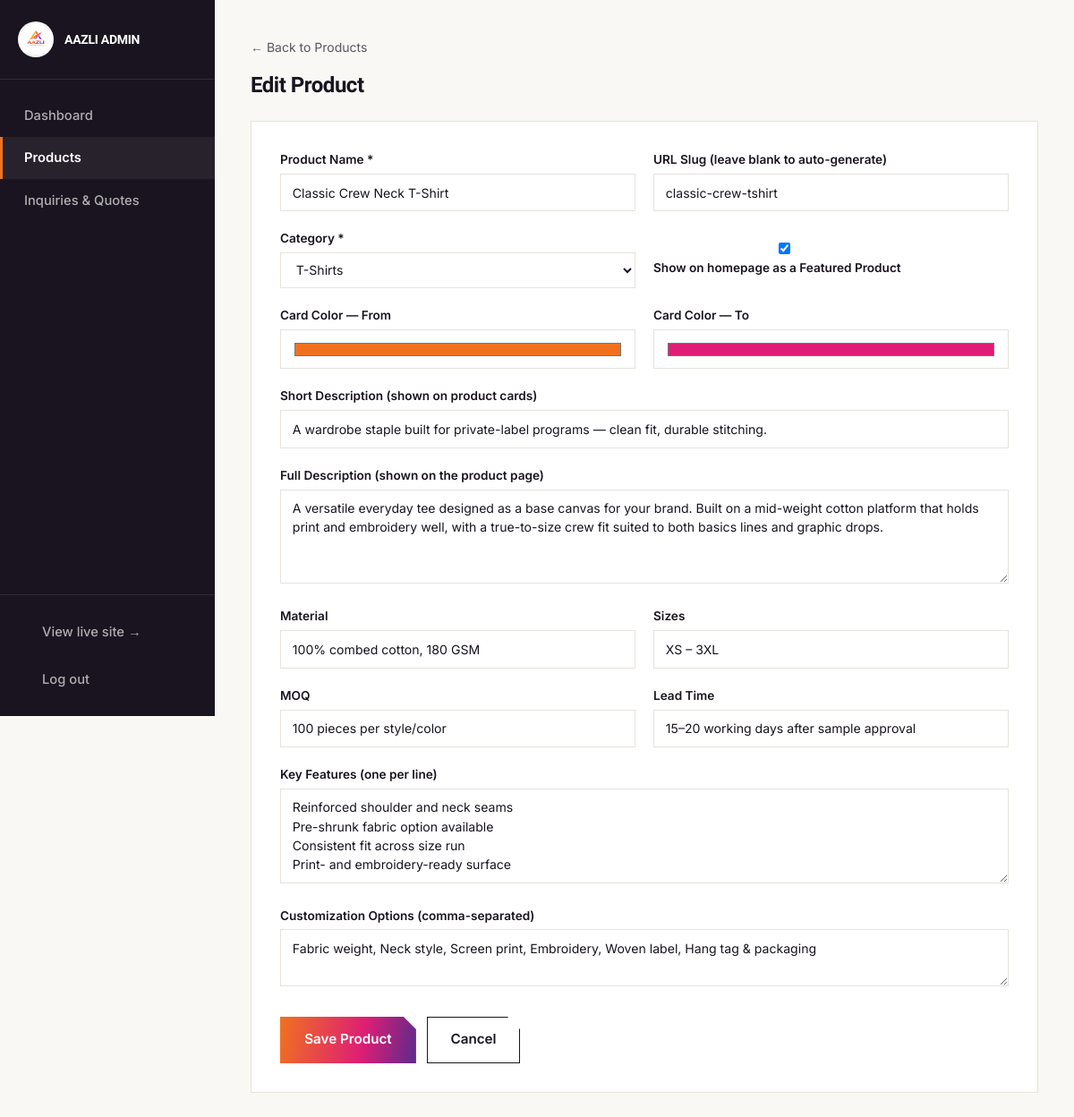
Page /admin/product-edit.php?id=1 (signed in) on the committed database.
### tables this page shows
CREATE TABLE IF NOT EXISTS products (
  id INT AUTO_INCREMENT PRIMARY KEY,
  slug VARCHAR(120) UNIQUE NOT NULL,
  name VARCHAR(150) NOT NULL,
  category VARCHAR(100) NOT NULL,
  category_slug VARCHAR(50) NOT NULL,
  featured TINYINT(1) NOT NULL DEFAULT 0,
  swatch_from VARCHAR(20) NOT NULL DEFAULT '#F0721F',
  swatch_to VARCHAR(20) NOT NULL DEFAULT '#DE1E74',
  short_desc VARCHAR(300),
  description TEXT,
  material VARCHAR(200),
  sizes VARCHAR(100),
  moq VARCHAR(100),
  lead_time VARCHAR(100),
  features TEXT,           
  customization TEXT,      
  created_at TIMESTAMP DEFAULT CURRENT_TIMESTAMP,
  updated_at TIMESTAMP DEFAULT CURRENT_TIMESTAMP ON UPDATE CURRENT_TIMESTAMP
);

### admin/product-edit.php (the view, shortened to what this page needs)
<?php
require __DIR__ . '/auth.php';
$id = $_GET['id'] ?? null;
$product = [
    'slug' => '', 'name' => '', 'category' => 'T-Shirts', 'category_slug' => 'tshirts',
    'featured' => 0, 'swatch_from' => '#F0721F', 'swatch_to' => '#DE1E74',
    'short_desc' => '', 'description' => '', 'material' => '', 'sizes' => '', 'moq' => '',
    'lead_time' => '', 'features' => '', 'customization' => '',
];
if ($id) {
    $stmt = $pdo->prepare("SELECT * FROM products WHERE id = ?");
    $stmt->execute([$id]);
    $found = $stmt->fetch(PDO::FETCH_ASSOC);
    if ($found) $product = $found;
}
$categories = [
    'tshirts' => 'T-Shirts', 'hoodies' => 'Hoodies & Sweatshirts', 'activewear' => 'Activewear & Sportswear',
    'streetwear' => 'Streetwear Essentials', 'bottoms' => 'Joggers & Bottoms', 'kids' => 'Kidswear',
];
include __DIR__ . '/_layout_top.php';
?>
<a href="products.php" class="text-sm text-[var(--slate)] hover:text-[var(--orange)] mb-4 inline-block">&larr; Back to Products</a>
<h1 class="font-display text-2xl font-bold mb-6"><?= $id ? 'Edit Product' : 'Add New Product' ?></h1>
<form method="post" class="form-grid bg-white border border-[var(--line)] p-8 grid sm:grid-cols-2 gap-5 max-w-4xl">
  <div><label>Product Name *</label><input name="name" required value="<?= htmlspecialchars($product['name']) ?>" /></div>
  <div><label>URL Slug (leave blank to auto-generate)</label><input name="slug" value="<?= htmlspecialchars($product['slug']) ?>" placeholder="e.g. classic-crew-tshirt" /></div>
  <div>
    <label>Category *</label>
    <select name="category_slug">
      <?php foreach ($categories as $slug => $label): ?>
        <option value="<?= $slug ?>" <?= $product['category_slug'] === $slug ? 'selected' : '' ?>><?= $label ?></option>
      <?php endforeach; ?>
    </select>
  </div>
  <div class="flex items-end pb-2">
    <label class="flex items-center gap-2 font-normal text-sm">
      <input type="checkbox" name="featured" value="1" <?= $product['featured'] ? 'checked' : '' ?> class="w-auto" />
      Show on homepage as a Featured Product
    </label>
  </div>
  <div><label>Card Color — From</label><input type="color" name="swatch_from" value="<?= htmlspecialchars($product['swatch_from']) ?>" class="h-11" /></div>
  <div><label>Card Color — To</label><input type="color" name="swatch_to" value="<?= htmlspecialchars($product['swatch_to']) ?>" class="h-11" /></div>
  <div class="sm:col-span-2"><label>Short Description (shown on product cards)</label><input name="short_desc" value="<?= htmlspecialchars($product['short_desc']) ?>" /></div>
  <div class="sm:col-span-2"><label>Full Description (shown on the product page)</label><textarea name="description" rows="4"><?= htmlspecialchars($product['description']) ?></textarea></div>
  <div><label>Material</label><input name="material" value="<?= htmlspecialchars($product['material']) ?>" /></div>
  <div><label>Sizes</label><input name="sizes" value="<?= htmlspecialchars($product['sizes']) ?>" placeholder="e.g. XS – 3XL" /></div>
  <div><label>MOQ</label><input name="moq" value="<?= htmlspecialchars($product['moq']) ?>" /></div>
  <div><label>Lead Time</label><input name="lead_time" value="<?= htmlspecialchars($product['lead_time']) ?>" /></div>
  <div class="sm:col-span-2"><label>Key Features (one per line)</label><textarea name="features" rows="4"><?= htmlspecialchars($product['features']) ?></textarea></div>
  <div class="sm:col-span-2"><label>Customization Options (comma-separated)</label><textarea name="customization" rows="2"><?= htmlspecialchars($product['customization']) ?></textarea></div>
  <div class="sm:col-span-2 flex gap-3 pt-2">
    <button type="submit" class="btn-grad">Save Product</button>
    <a href="products.php" class="btn-outline">Cancel</a>
  </div>
</form>
<?php include __DIR__ . '/_layout_bottom.php'; ?>

### css/style.css (style rules this page uses)
:root { --ink:#19141F; --charcoal:#2B2433; --slate:#5B5563; --line:#E7E2DC; --paper:#FAF8F5; --white:#FFFFFF; --orange:#F0721F; --gold:#F5A82A; --magenta:#DE1E74; --purple:#5B2A8C; --grad: linear-gradient(100deg, var(--orange) 0%, var(--magenta) 60%, var(--purple) 100%); }
* { box-sizing:border-box; }
html { scroll-behavior:smooth; }
body { font-family:'Inter', sans-serif; color:var(--ink); background:var(--paper); -webkit-font-smoothing:antialiased; }
.font-display { font-family:'Sora', sans-serif; }
h1,h2,h3,h4,.font-display { font-family:'Sora', sans-serif; letter-spacing:-0.02em; }
.btn-outline { display:inline-flex;align-items:center;gap:.5rem; border:1.5px solid var(--ink); color:var(--ink); padding:.85rem 1.6rem;font-weight:600;font-size:.95rem; clip-path: polygon(0 0, calc(100% - 14px) 0, 100% 14px, 100% 100%, 0 100%); transition:all .18s ease; }
.btn-grad { display:inline-flex;align-items:center;gap:.5rem; background:var(--grad); color:#fff; padding:.9rem 1.7rem;font-weight:600;font-size:.95rem; clip-path: polygon(0 0, calc(100% - 14px) 0, 100% 14px, 100% 100%, 0 100%); transition:transform .18s ease, filter .18s ease; }

### admin/admin.css (style rules this page uses)
body { background: var(--paper); }
.form-grid label { font-size: .85rem; font-weight: 600; display:block; margin-bottom: .35rem; }
.form-grid input, .form-grid select, .form-grid textarea { width: 100%; border: 1px solid var(--line); padding: .6rem .8rem; font-size: .88rem; background:#fff; }

### rows in the picture
products: name "Classic Crew Neck T-Shirt", slug "classic-crew-tshirt", category_slug "T-Shirts", featured "☑", swatch_from "#f0721f", swatch_to "#de1e74", short_desc "A wardrobe staple built for private-label programs — clean fit, durable stitching.", description "A versatile everyday tee designed as a base canvas for your brand. Built on a mid-weight cotton platform that holds print and embroidery well, with a true-to-size crew fit suited to both basics lines and graphic drops.", material "100% combed cotton, 180 GSM", sizes "XS – 3XL", moq "100 pieces per style/color", lead_time "15–20 working days after sample approval", features "Reinforced shoulder and neck seams Pre-shrunk fabric option available Consistent fit across size run Print- and embroidery-ready surface", customization "Fabric weight, Neck style, Screen print, Embroidery, Woven label, Hang tag & packaging"
